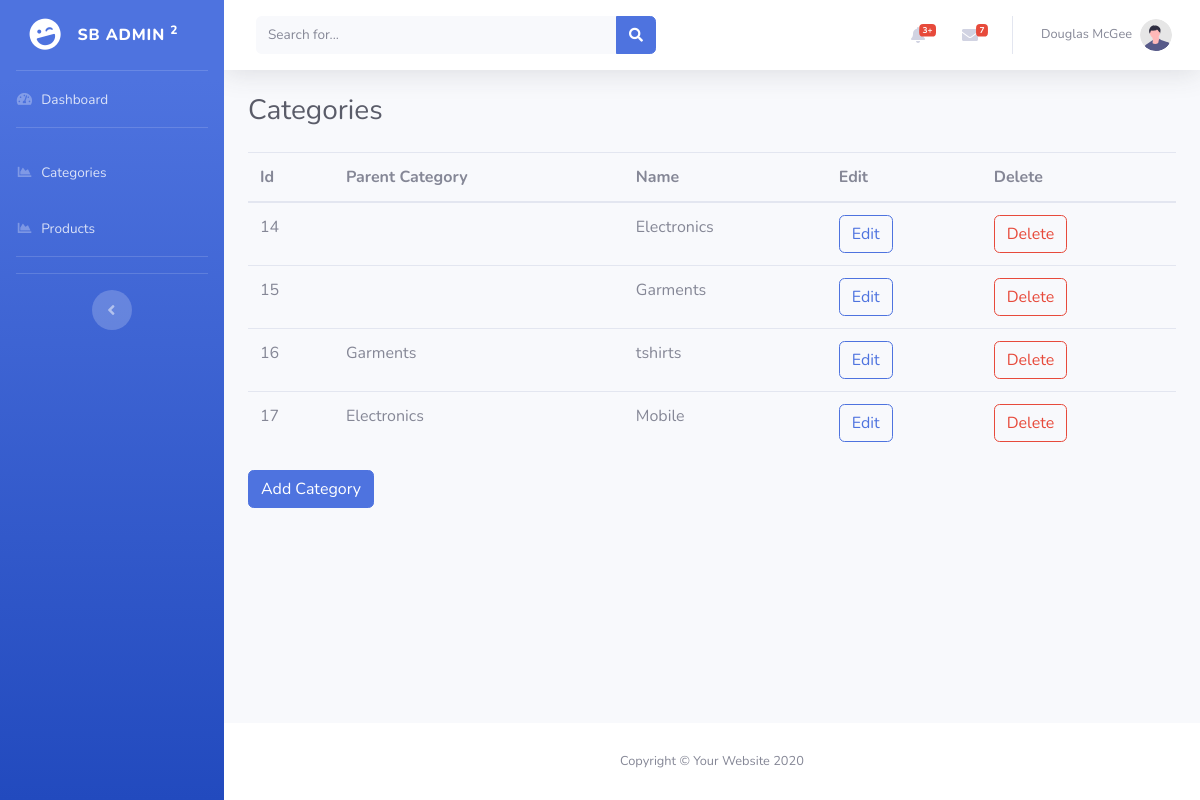
Screenshot of /admin/categories.php (signed in) with the database file from the repository.
### tables this page shows
CREATE TABLE `catagories` (
  `id` int(11) NOT NULL,
  `parent_id` text DEFAULT '0',
  `name` text NOT NULL
);

### admin/categories.php (the view, shortened to what this page needs)
<?php include("./inc/header.php");
$view_categories="SELECT t1.name, t1.id, t2.name FROM catagories AS t1 LEFT JOIN catagories AS t2 ON t1.parent_id=t2.id";
$result=$con->query($view_categories);
?>
    <div class="container-fluid">
      <div class="row">
        <div class="col-md-6">
          <h1 class="h3 mb-4 text-gray-800">Categories</h1>
        </div>
        <div class="col-md-6">
        </div>
      </div>
      <div class="table-resposive">
      <table class="table table-stripe table-center" >
        <thead>
          <tr>
           <th>Id</th>
            <th>Parent Category</th>
            <th>Name</th>
            <th>Edit</th>
            <th>Delete</th>
          </tr>
        </thead>
        <tbody>
          <?php
            while($records=mysqli_fetch_array($result)) {
          ?>
          <tr>
            <td><?php echo $records['id'];?></td>
            <td><?php echo $records['name'];?></td>
            <td><?php echo $records['0'];?></td>
            <td>
              <a href="http://localhost/ecommerce/admin/update_categories.php?id=<?php echo $records['id'];?>" class="btn btn-outline-primary">
                Edit
              </a>
            </td>
            <td>
              <a href="http://localhost/ecommerce/admin/Controller/categories/delete.php?id=<?php echo $records['id'];?>" class="btn btn-outline-danger">
                Delete
              </a>
            </td>
          </tr>
          <?php }?>
        </tbody>
      </table>
      </div>
       <a href="http://localhost/ecommerce/admin/add_category.php" class="btn btn-primary">Add Category</a>
    </div>
<?php include("./inc/footer.php") ?>

### admin/inc/header.php (shortened to what this page needs)
<!DOCTYPE html>
<html lang="en">
<head>
    <link href="vendor/fontawesome-free/css/all.min.css" rel="stylesheet" type="text/css">
    <link href="css/sb-admin-2.min.css" rel="stylesheet">
</head>
<body id="page-top">
    <div id="wrapper">
        <?php include("sidebar.php") ?>
        <div id="content-wrapper" class="d-flex flex-column">
            <div id="content">
                <nav class="navbar navbar-expand navbar-light bg-white topbar mb-4 static-top shadow">
                    <form
                        class="d-none d-sm-inline-block form-inline mr-auto ml-md-3 my-2 my-md-0 mw-100 navbar-search">
                        <div class="input-group">
                            <input type="text" class="form-control bg-light border-0 small" placeholder="Search for..."
                                aria-label="Search" aria-describedby="basic-addon2">
                            <div class="input-group-append">
                                <button class="btn btn-primary" type="button">
                                    <i class="fas fa-search fa-sm"></i>
                                </button>
                            </div>
                        </div>
                    </form>
                    <ul class="navbar-nav ml-auto">
                        <li class="nav-item dropdown no-arrow mx-1">
                            <a class="nav-link dropdown-toggle" href="#" id="alertsDropdown" role="button"
                                data-toggle="dropdown" aria-haspopup="true" aria-expanded="false">
                                <i class="fas fa-bell fa-fw"></i>
                                <span class="badge badge-danger badge-counter">3+</span>
                            </a>
                        </li>
                        <li class="nav-item dropdown no-arrow mx-1">
                            <a class="nav-link dropdown-toggle" href="#" id="messagesDropdown" role="button"
                                data-toggle="dropdown" aria-haspopup="true" aria-expanded="false">
                                <i class="fas fa-envelope fa-fw"></i>
                                <span class="badge badge-danger badge-counter">7</span>
                            </a>
                        </li>
                        <li class="nav-item dropdown no-arrow">
                            <a class="nav-link dropdown-toggle" href="#" id="userDropdown" role="button"
                                data-toggle="dropdown" aria-haspopup="true" aria-expanded="false">
                                <span class="mr-2 d-none d-lg-inline text-gray-600 small">Douglas McGee</span>
                                <img class="img-profile rounded-circle"
                                    src="img/undraw_profile.svg">
                            </a>
                        </li>
                    </ul>
                </nav>

### admin/inc/sidebar.php
<ul class="navbar-nav bg-gradient-primary sidebar sidebar-dark accordion" id="accordionSidebar">
    <a class="sidebar-brand d-flex align-items-center justify-content-center" href="index.html">
        <div class="sidebar-brand-icon rotate-n-15">
            <i class="fas fa-laugh-wink"></i>
        </div>
        <div class="sidebar-brand-text mx-3">SB Admin <sup>2</sup></div>
    </a>
    <hr class="sidebar-divider my-0">
    <li class="nav-item">
        <a class="nav-link" href="http://localhost/ecommerce/admin/dashboard.php">
            <i class="fas fa-fw fa-tachometer-alt"></i>
            <span>Dashboard</span></a>
    </li>
    <hr class="sidebar-divider">
    <li class="nav-item">
        <a class="nav-link" href="http://localhost/ecommerce/admin/categories.php">
            <i class="fas fa-fw fa-chart-area"></i>
            <span>Categories</span></a>
    </li>
    <li class="nav-item">
        <a class="nav-link" href="http://localhost/ecommerce/admin/products.php">
            <i class="fas fa-fw fa-chart-area"></i>
            <span>Products</span></a>
    </li>
    <hr class="sidebar-divider">
    <hr class="sidebar-divider d-none d-md-block">
    <div class="text-center d-none d-md-inline">
        <button class="rounded-circle border-0" id="sidebarToggle"></button>
    </div>
</ul>

### admin/inc/footer.php (shortened to what this page needs)
                </div>
            <footer class="sticky-footer bg-white">
                <div class="container my-auto">
                    <div class="copyright text-center my-auto">
                        <span>Copyright &copy; Your Website 2020</span>
                    </div>
                </div>
            </footer>
        </div>
    </div>
</body>
</html>

### rows the page displays
catagories: id "14", name "Electronics"
catagories: id "15", name "Garments"
catagories: id "16", catagories.name "Garments", name "tshirts"
catagories: id "17", catagories.name "Electronics", name "Mobile"
